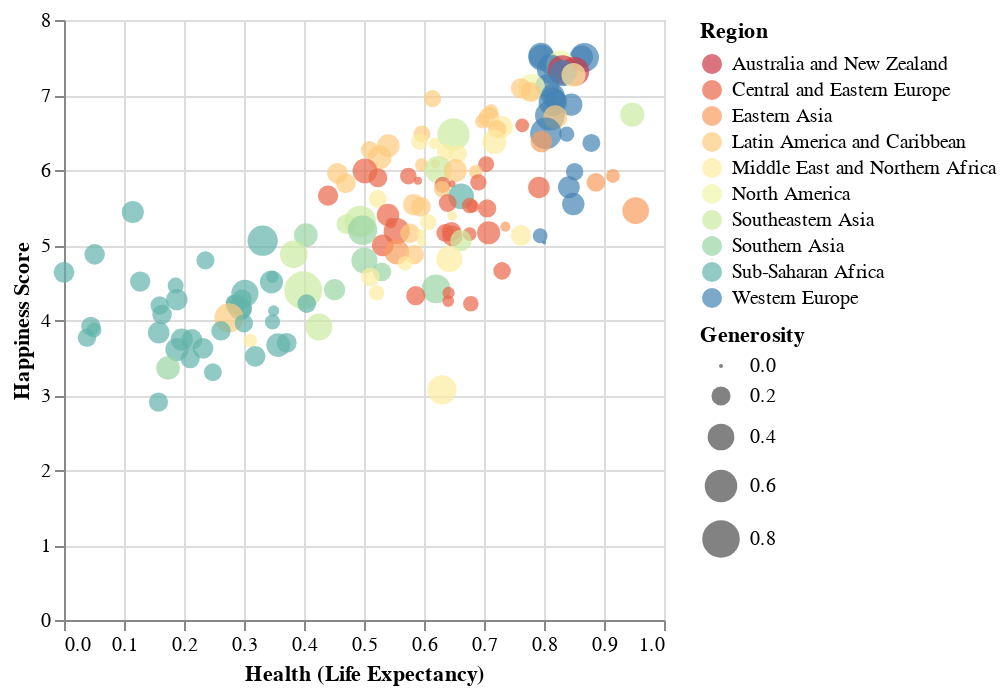

This figure's notebook cell:
### Markdown cell above
Once I reviewed the report with Tool tip option, I might start to investigate other kinds of hypotheses. One hypothesis to look at is that we have all these variants. it's introduced between predicting happiness and looking at health of life expectancy. The other variables help to predict this relationship between happiness score and demographic factors about a country. 

What we might choose to do, for example, we might create what's called bubble chart. A bubble chart uses both the scatter plot position and the size of a mark to encode three different dimensions of the data. I will modify the size with generosity. The purpose of generosity is to explain some of the variants that we see in the data, ans to see  the variants in the correlation between health and happiness and that correlates to a relationship between generosity in health or generosity in happiness. 

But After I ran below code. What I see is that there's no neccessarily clear systematic pattern for how space and generosity space and size in this case, correlated with one another. it seems like generosity is not a very good predictor of the happiness of a particular country.

### Code cell
# Columns that corrected with hapiness 
# Create Scatter plot with Geometric 
# There are some variation in the report
# Add Color to identify the specific region
# Introduce scale to the color for more verification
# Identify the lower health and lower happiness than a lot of the other countries. 
#It's introduced between predicting happiness and looking at health or life expectancy. 
# generosity measure or help explain some of the variants that we see in our data

alt.Chart(data).mark_circle().encode(
 x = "Health (Life Expectancy)" ,
 y = "Happiness Score" ,
color= alt.Color("Region", scale = alt.Scale(scheme = "spectral")),
tooltip = ["Country", "Happiness Score"],
size = "Generosity")

### Figure 1 — Vega-Lite specification as saved in the notebook (floating-point values rounded to 4 significant figures; data arrays with more than 128 entries replaced by an {"elided": "..."} marker saying what was removed)
{"config": {"view": {"continuousWidth": 300, "continuousHeight": 300}}, "data": {"name": "data-7788278e77f66128859c57f947a291e7"}, "mark": {"type": "circle"}, "encoding": {"color": {"field": "Region", "scale": {"scheme": "spectral"}, "type": "nominal"}, "size": {"field": "Generosity", "type": "quantitative"}, "tooltip": [{"field": "Country", "type": "nominal"}, {"field": "Happiness Score", "type": "quantitative"}], "x": {"field": "Health (Life Expectancy)", "type": "quantitative"}, "y": {"field": "Happiness Score", "type": "quantitative"}}, "$schema": "https://vega.github.io/schema/vega-lite/v5.8.0.json", "datasets": {"data-7788278e77f66128859c57f947a291e7": {"elided": "157 records"}}}
